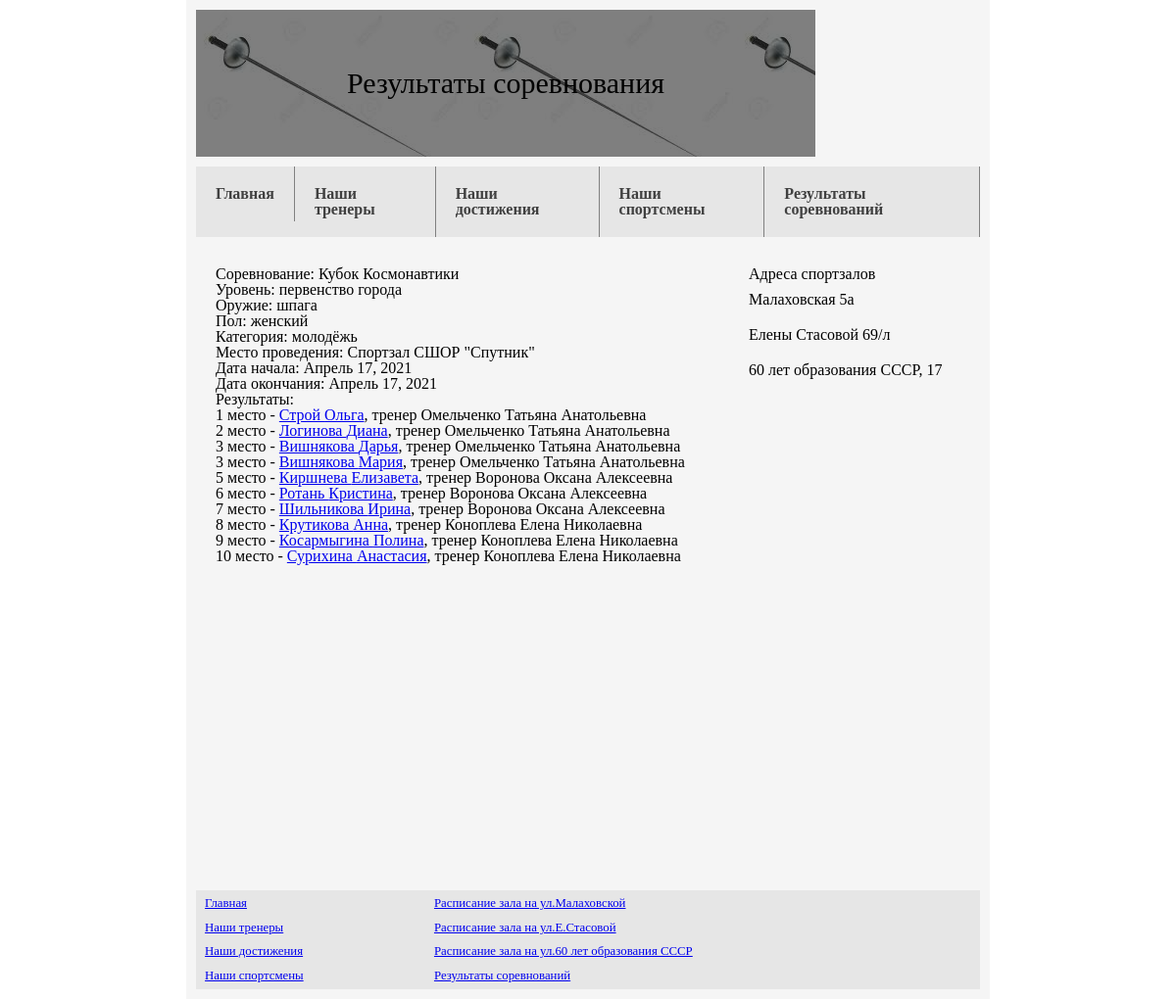
Screenshot of /catalog/competition/1 with the database file from the repository.
### catalog/models.py (models this page shows, shortened)
class Competition(models.Model):
    title = models.CharField(max_length=500)
    level = models.ForeignKey('Level', on_delete=models.SET_NULL, null=True)
    weapon = models.ForeignKey('Weapon', on_delete=models.SET_NULL, null=True)
    gender = models.ForeignKey('Gender', on_delete=models.SET_NULL, null=True)
    category = models.ForeignKey('Category', on_delete=models.SET_NULL, null=True)
    place = models.ForeignKey('Place', on_delete=models.SET_NULL, null=True)
    datestart = models.DateField()
    dateend = models.DateField()

class Level(models.Model):
    level = models.CharField(max_length=100, help_text="Введите уровень соревнований (например, первенство города).")
    def __str__(self):
        return self.level

class Weapon(models.Model):
    weapon = models.CharField(max_length=15, help_text="Введите вид оружия (например, шпага или рапира)")
    def __str__(self):
        return self.weapon

class Gender(models.Model):
    gender = models.CharField(max_length=10, help_text="Введите гендерную принадлежность спортсмена.")
    def __str__(self):
        return self.gender

class Category(models.Model):
    category = models.CharField(max_length=50, help_text="Введите название возрастной категории (например, дети).")
    ageto = models.IntegerField(help_text="Введите верхнюю границу возрастной категории в годах (например, 14).")
    def __str__(self):
        return self.category

class Place(models.Model):
    place = models.CharField(max_length=300, help_text="Введите название места (например, Спортзал №2 НГУ).")
    adres = models.CharField(max_length=200, help_text="Введите адрес (улица, дом, корпус при необходимости).")
    city = models.ForeignKey('City', on_delete=models.SET_NULL, null=True)
    def __str__(self):
        return self.place

class Result(models.Model):
    fencer = models.ForeignKey('Fencer', on_delete=models.SET_NULL, null=True)
    competition = models.ForeignKey('Competition', on_delete=models.SET_NULL, null=True)
    result = models.IntegerField()
    class Meta:
        ordering = ['result',]

class Fencer(models.Model):
    surname = models.CharField(max_length=200)
    name = models.CharField(max_length=200)
    gender = models.ForeignKey('Gender', on_delete=models.SET_NULL, null=True)
    birthday = models.DateField()
    rank = models.ForeignKey('Rank', on_delete=models.SET_NULL, null=True)
    coach = models.ForeignKey('Coach', on_delete=models.SET_NULL, null=True)
    sportclub = models.ForeignKey('Sportclub', on_delete=models.SET_NULL, null=True)
    rate = models.IntegerField()
    class Meta:
        ordering = ['-rate']
    def get_absolute_url(self):
        return reverse('fencer-detail', args=[str(self.id)])

class Coach(models.Model):
    fio = models.CharField(max_length=300, help_text="Введите фамилию, имя и отчество тренера (с большой буквы, полностью).")
    def __str__(self):
        return self.fio

### catalog/views.py (the view)
# urls.py: url(r'^competition/(?P<pk>\d+)$', views.CompetitionDetailView.as_view(), name='competition-detail'),
class CompetitionDetailView(generic.DetailView):
    model = Competition

### catalog/templates/catalog/competition_detail.html (shortened to what this page needs)
<!DOCTYPE html>
<html lang="en">
<head>
    {% load static %}
   <link rel="stylesheet" href="{% static 'css/styles.css' %}">
   <link rel="stylesheet" href="{% static 'css/reset.css' %}">
</head>
<body>
<div class="container">
<div class="header">
    <div class="title-block">
        <div class="h1">Результаты соревнования</div>
    </div>
    <div class="userpic"></div>
</div>
<div class="nav">
    <ul>
        <li><a href = "{% url 'index' %}">Главная</a></li>
        <li><a href = "{% url 'coaches' %}">Наши тренеры</a></li>
        <li><a href = "{% url 'awards' %}">Наши достижения</a></li>
        <li><a href = "{% url 'fencers' %}">Наши спортсмены</a></li>
        <li><a href = "{% url 'competitions' %}">Результаты соревнований</a></li>
    </ul>
</div>
<div class="content-wrapper">
    <div class="content">
        <h2>Соревнование: {{ competition.title }} </h2>
        <p><strong>Уровень:</strong> {{ competition.level }}</p>
        <p><strong>Оружие:</strong> {{ competition.weapon }}</p>
        <p><strong>Пол:</strong> {{ competition.gender }}</p>
        <p><strong>Категория:</strong> {{ competition.category }}</p>
        <p><strong>Место проведения:</strong> {{ competition.place }}</p>
        <p><strong>Дата начала:</strong> {{ competition.datestart }}</p>
        <p><strong>Дата окончания:</strong> {{ competition.dateend }}</p>
        <p><strong>Результаты:</strong></p>
        <ul>
            {% for res in competition.result_set.all %}
            <li>
              {{ res.result}} место - <a href="{{ res.fencer.get_absolute_url }}">{{ res.fencer.surname }} {{res.fencer.name}}</a>, тренер {{res.fencer.coach}}
             </li>
            {% endfor %}
          </ul>
    </div>
    <div class="sidebar">
        <h3>Адреса спортзалов</h3>
        <ul class="adr">
            <li>Малаховская 5а</li>
            <li>Елены Стасовой 69/л</li>
            <li>60 лет образования СССР, 17</li>
        </ul>
    </div>
</div>
<div class="footer">
    <table>
        <tr>
            <td><a href = "{% url 'index' %}">Главная</a></td>
            <td><a href = "{% url 'raspM' %}">Расписание зала на ул.Малаховской</a></td>
        </tr>
        <tr>
            <td><a href = "{% url 'coaches' %}">Наши тренеры</a></td>
            <td><a href = "{% url 'raspES' %}">Расписание зала на ул.Е.Стасовой</a></td>
        </tr>
        <tr>
            <td><a href = "{% url 'awards' %}">Наши достижения</a></td>
            <td><a href = "{% url 'rasp60' %}">Расписание зала на ул.60 лет образования СССР</a></td>
        </tr>
        <tr>
            <td><a href = "{% url 'fencers' %}">Наши спортсмены</a></td>
            <td><a href = "{% url 'competitions' %}">Результаты соревнований</a></td>
        </tr>
</div>
</div>
</body>
</html>

### catalog/static/css/styles.css (style rules this page uses)
body { font-family: 'Open Sans', sans-serif; background: url(https://freefrontend.com/assets/img/css-background-patterns/css-lattice-pattern.png); padding: 100px 0; }
h3 { font-size: 20px; font-weight: bold; margin-bottom: 10px; }
.container { width: 800px; min-height: 1000px; border: 10px solid whitesmoke; margin: 0 auto; background: whitesmoke; position: relative; }
.header { display: flex; height: 150px; }
.footer { position: absolute; bottom: 0; border: 0; width: 800px; }
table { width: 800px; background: rgb(230,230,230); }
.title-block { display: flex; justify-content: center; align-items: center; width: 80%; height: 100%; font-size: 30px; font-style: initial; position: relative; margin-right: 10px; }
.title-block::after { content: "" ; position: absolute; left: 0; top: 0; width: 100%; height: 100%; background:black; opacity: 0.5; }
.h1 { position: relative; z-index: 1; }
.userpic { display: flex; width: 20%; height: 100%; background: url(https://media.istockphoto.com/photos/male-fencer-picture-id879863742?k=6&m=879863742&s=612x612&w=0&h=E-0SJgjizDLy1v152gH-F4s98FwR6Dcaw-bVGpfZRBs=) center center / cover; }
.nav ul { display: flex; background: rgb(230,230,230); margin: 10px 0; }
.nav li a { display: flex; padding: 20px; text-decoration: none; color: #404040; font-weight: bold; border-right: 1px solid gray; transition: background .3s ease; }
.content-wrapper { display: flex; }
.content { width: 70%; padding: 20px; }
.sidebar { padding: 20px; width: 30%; }
.adr li { padding: 10px 0; transition: transform 5.s ease; }
.footer td { font-size: 0.8em; padding: 5px 7px; }

### rows the page displays
Competition: title "Кубок Космонавтики", level "первенство города", weapon "шпага", gender "женский", category "молодёжь", place "Спортзал СШОР \"Спутник\"", datestart "Апрель 17, 2021", dateend "Апрель 17, 2021"
Result: result "1", fencer.surname "Строй", fencer.name "Ольга", fencer.coach "Омельченко Татьяна Анатольевна"
Result: result "2", fencer.surname "Логинова", fencer.name "Диана", fencer.coach "Омельченко Татьяна Анатольевна"
Result: result "3", fencer.surname "Вишнякова", fencer.name "Дарья", fencer.coach "Омельченко Татьяна Анатольевна"
Result: result "3", fencer.surname "Вишнякова", fencer.name "Мария", fencer.coach "Омельченко Татьяна Анатольевна"
Result: result "5", fencer.surname "Киршнева", fencer.name "Елизавета", fencer.coach "Воронова Оксана Алексеевна"
Result: result "6", fencer.surname "Ротань", fencer.name "Кристина", fencer.coach "Воронова Оксана Алексеевна"
Result: result "7", fencer.surname "Шильникова", fencer.name "Ирина", fencer.coach "Воронова Оксана Алексеевна"
Result: result "8", fencer.surname "Крутикова", fencer.name "Анна", fencer.coach "Коноплева Елена Николаевна"
Result: result "9", fencer.surname "Косармыгина", fencer.name "Полина", fencer.coach "Коноплева Елена Николаевна"
Result: result "10", fencer.surname "Сурихина", fencer.name "Анастасия", fencer.coach "Коноплева Елена Николаевна"
